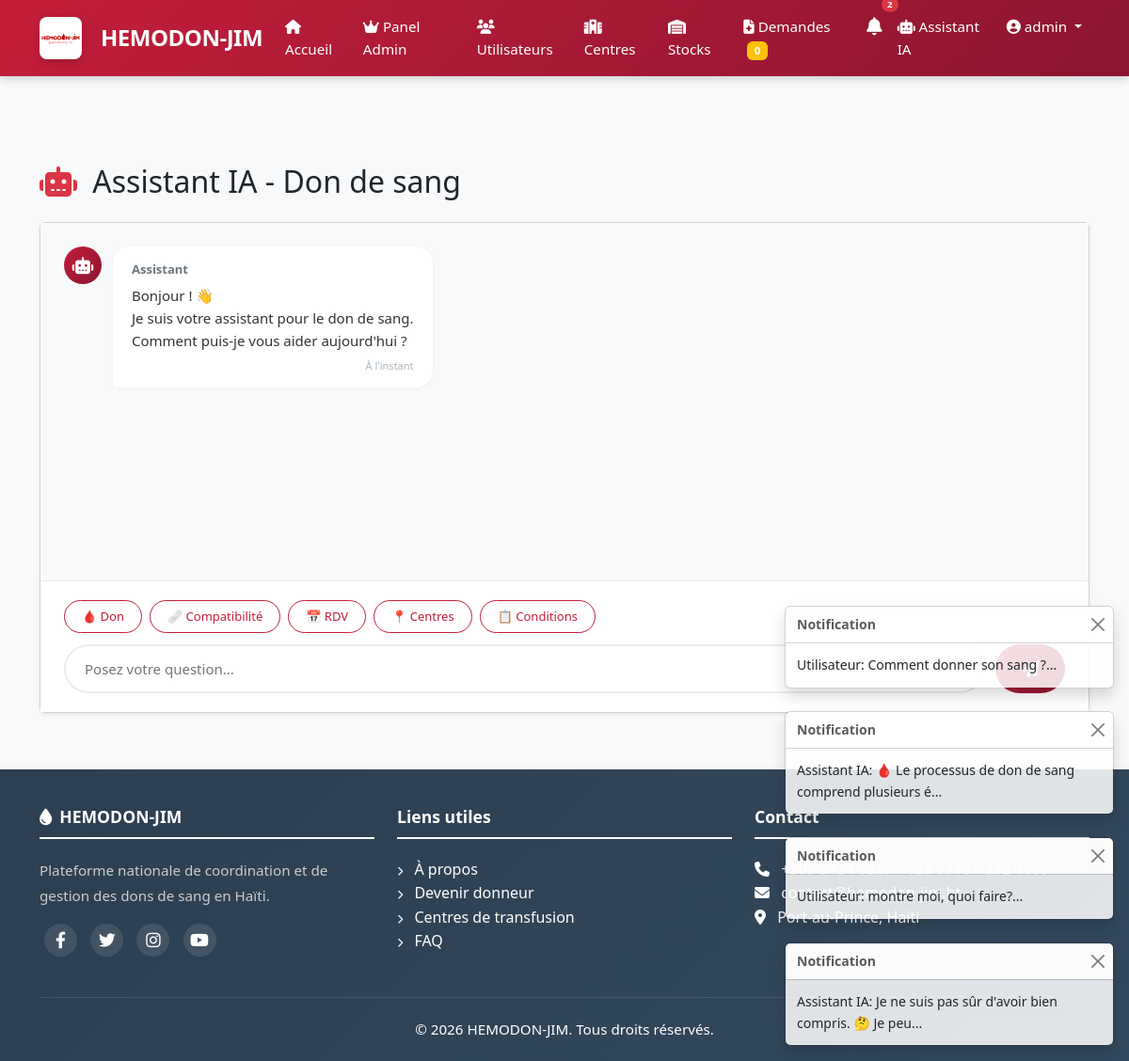
Screenshot of /chatbot/ (signed in) with the database file from the repository.
### apps/authentification/models.py (models this page shows, shortened)
class User(AbstractUser):
    GROUPE_CHOICES = [
        ('donneur', 'Donneur'),
        ('hospitalier', 'Personnel Hospitalier'),
        ('admin', 'Administrateur'),
        ('pnts', 'PNTS'),
    ]
    GROUPE_SANGUIN_CHOICES = [
        ('A+', 'A+'), ('A-', 'A-'),
        ('B+', 'B+'), ('B-', 'B-'),
        ('AB+', 'AB+'), ('AB-', 'AB-'),
        ('O+', 'O+'), ('O-', 'O-'),
    ]
    groupe = models.CharField(max_length=20, choices=GROUPE_CHOICES, default='donneur')
    telephone = models.CharField(max_length=20, unique=True)
    adresse = models.TextField(blank=True, null=True)
    commune = models.CharField(max_length=100, blank=True, null=True)
    departement = models.CharField(max_length=100, blank=True, null=True)
    date_naissance = models.DateField(null=True, blank=True)
    groupe_sanguin = models.CharField(max_length=3, choices=GROUPE_SANGUIN_CHOICES, blank=True, null=True)
    est_eligible = models.BooleanField(default=True)
    photo = models.ImageField(upload_to='photos/', blank=True, null=True)
    created_at = models.DateTimeField(auto_now_add=True)
    updated_at = models.DateTimeField(auto_now=True)
    class Meta:
        db_table = 'users'
        verbose_name = 'Utilisateur'
        verbose_name_plural = 'Utilisateurs'

### apps/chatbot/models.py (models this page shows)
class Message(models.Model):
    SENDER_CHOICES = [
        ('user', 'Utilisateur'),
        ('bot', 'Assistant IA'),
        ('system', 'Système'),
    ]
    conversation = models.ForeignKey(Conversation, on_delete=models.CASCADE, related_name='messages')
    sender = models.CharField(max_length=10, choices=SENDER_CHOICES)
    content = models.TextField()
    created_at = models.DateTimeField(auto_now_add=True)
    class Meta:
        ordering = ['created_at']
    def __str__(self):
        return f"{self.get_sender_display()}: {self.content[:50]}..."

### apps/chatbot/views.py (the view)
# urls.py: path('', views.chatbot_view, name='chatbot'),
@login_required
def chatbot_view(request):
    conversations = Conversation.objects.filter(user=request.user, is_active=True)
    active_conversation = conversations.first()
    if not active_conversation:
        active_conversation = Conversation.objects.create(
            user=request.user,
            title="Nouvelle conversation"
        )
    context = {
        'conversations': conversations,
        'active_conversation': active_conversation,
        'messages': active_conversation.messages.all(),
    }
    return render(request, 'chatbot/chatbot.html', context)

### apps/authentification/context_processors.py (called while the page is built)
def user_notifications_count(request):
    count = 0
    if request.user.is_authenticated:
        count = Notification.objects.filter(
            models.Q(pour_tous=True) | models.Q(utilisateurs=request.user),
            est_lue=False
        ).distinct().count()
        print(f"Notifications non lues pour {request.user.username}: {count}")
    return {'user_notifications_count': count}

### apps/chatbot/templates/chatbot/chatbot.html (shortened to what this page needs)
{% extends 'base.html' %}
{% load static %}
{% block content %}
<div class="container mt-4">
    <div class="row">
        <div class="col-12">
            <h2 class="mb-4">
                <i class="fas fa-robot text-danger me-2"></i>
                Assistant IA - Don de sang
            </h2>
            <div class="card shadow-sm">
                <div class="card-body p-0">
                    <div class="chat-full-container">
                        <div class="chat-full-messages" id="chatFullMessages">
                            <div class="message bot">
                                <div class="message-avatar">
                                    <i class="fas fa-robot"></i>
                                </div>
                                <div class="message-content">
                                    <div class="message-sender">Assistant</div>
                                    <div class="message-text">
                                        Bonjour ! 👋<br>
                                        Je suis votre assistant pour le don de sang.<br>
                                        Comment puis-je vous aider aujourd'hui ?
                                    </div>
                                    <div class="message-time">À l'instant</div>
                                </div>
                            </div>
                        </div>
                        <div class="chat-full-input">
                            <div class="quick-replies-full">
                                <button class="quick-reply-btn" onclick="sendFullMessage('Comment donner son sang ?')">
                                    🩸 Don
                                </button>
                                <button class="quick-reply-btn" onclick="sendFullMessage('Groupe sanguin compatible')">
                                    🩹 Compatibilité
                                </button>
                                <button class="quick-reply-btn" onclick="sendFullMessage('Prendre rendez-vous')">
                                    📅 RDV
                                </button>
                                <button class="quick-reply-btn" onclick="sendFullMessage('Où donner ?')">
                                    📍 Centres
                                </button>
                                <button class="quick-reply-btn" onclick="sendFullMessage('Conditions pour donner')">
                                    📋 Conditions
                                </button>
                            </div>
                            <form id="chatFullForm" onsubmit="sendFullMessageForm(event)">
                                <div class="chat-input-group">
                                    <input type="text" id="chatFullInput" placeholder="Posez votre question..." required>
                                    <button type="submit" id="chatFullSendBtn">
                                        <i class="fas fa-paper-plane"></i>
                                    </button>
                                </div>
                            </form>
                        </div>
                    </div>
                </div>
            </div>
        </div>
    </div>
</div>
{% endblock %}

### templates/base.html (shortened to what this page needs)
{% load static %}
<!DOCTYPE html>
<html lang="fr">
<head>
    <link href="https://cdn.jsdelivr.net/npm/bootstrap@5.3.0/dist/css/bootstrap.min.css" rel="stylesheet">
    <link rel="stylesheet" href="https://cdnjs.cloudflare.com/ajax/libs/font-awesome/6.4.0/css/all.min.css">
    <link rel="stylesheet" href="{% static 'css/style.css' %}">
</head>
<body>
    {% include 'partials/header.html' %}
    <main>
        {% block content %}
        {% endblock %}
    </main>
    {% include 'partials/footer.html' %}
    <div class="toast-container position-fixed bottom-0 end-0 p-3">
        {% if messages %}
            {% for message in messages %}
                <div class="toast show" role="alert" aria-live="assertive" aria-atomic="true">
                    <div class="toast-header">
                        <strong class="me-auto">Notification</strong>
                        <button type="button" class="btn-close" data-bs-dismiss="toast" aria-label="Close"></button>
                    </div>
                    <div class="toast-body {{ message.tags }}">
                        {{ message }}
                    </div>
                </div>
            {% endfor %}
        {% endif %}
    </div>
</body>
</html>

### templates/partials/header.html (shortened to what this page needs)
{% load static %}
<nav class="navbar navbar-expand-lg navbar-custom fixed-top">
    <div class="container">
        <a class="navbar-brand" href="{% url 'home' %}">
            <img src="{% static 'images/logo/logo1.jpg' %}" alt="HEMODON-JIM" height="40" class="me-2" style="border-radius: 8px;">
            <span>HEMODON-JIM</span>
        </a>
        <div class="collapse navbar-collapse" id="navbarNav">
            <ul class="navbar-nav ms-auto">
                <li class="nav-item">
                    <a class="nav-link {% if request.path == '/' %}active{% endif %}" href="{% url 'home' %}">
                        <i class="fas fa-home"></i> Accueil
                    </a>
                </li>
                {% if user.is_authenticated %}
                    {% if user.is_superuser or user.groupe == 'admin' or user.groupe == 'pnts' %}
                        <li class="nav-item">
                            <a class="nav-link {% if 'admin-panel' in request.path %}active{% endif %}" href="{% url 'app_admin:dashboard' %}">
                                <i class="fas fa-crown"></i> Panel Admin
                            </a>
                        </li>
                        <li class="nav-item">
                            <a class="nav-link" href="{% url 'app_admin:users' %}">
                                <i class="fas fa-users"></i> Utilisateurs
                            </a>
                        </li>
                        <li class="nav-item">
                            <a class="nav-link" href="{% url 'app_admin:centres' %}">
                                <i class="fas fa-hospital"></i> Centres
                            </a>
                        </li>
                        <li class="nav-item">
                            <a class="nav-link {% if 'stocks' in request.path %}active{% endif %}" href="{% url 'stocks:list' %}">
                                <i class="fas fa-warehouse"></i> Stocks
                            </a>
                        </li>
                        <li class="nav-item">
                            <a class="nav-link {% if 'demandes' in request.path %}active{% endif %}" href="{% url 'demandes:toutes' %}">
                                <i class="fas fa-file-medical"></i> Demandes
                                <span class="badge bg-warning ms-1">{{ demandes_urgentes|default:0 }}</span>
                            </a>
                        </li>
                    {% endif %}
                    <li class="nav-item">
                        <a class="nav-link position-relative" href="{% url 'notifications:list' %}">
                            {% if user_notifications_count > 0 %}
                            <span class="position-absolute top-0 start-100 translate-middle badge rounded-pill bg-danger" style="font-size: 0.6rem; margin-top: -3px;">
                                {{ user_notifications_count }}
                            </span>
                            {% endif %}
                        </a>
                    </li>
                    <li class="nav-item">
                        <a class="nav-link" href="{% url 'chatbot:chatbot' %}">
                            <i class="fas fa-robot"></i> Assistant IA
                        </a>
                    </li>
                    <li class="nav-item dropdown">
                        <a class="nav-link dropdown-toggle" href="#" id="userDropdown" role="button" data-bs-toggle="dropdown">
                            <i class="fas fa-user-circle"></i> {{ user.username }}
                        </a>
                    </li>
                {% endif %}
            </ul>
        </div>
    </div>
</nav>

### static/css/style.css (style rules this page uses)
:root { --red-primary: #C41E3A; --red-dark: #8B1530; --red-light: #E53935; --red-very-light: #FFEBEE; --red-gradient: linear-gradient(135deg, #C41E3A 0%, #8B1530 100%); --white: #FFFFFF; --gray-100: #F8F9FA; --gray-200: #E9ECEF; --gray-300: #DEE2E6; --gray-600: #6C757D; --gray-900: #212529; --shadow-sm: 0 2px 10px rgba(0,0,0,0.08); --shadow-md: 0 4px 20px rgba(196,30,58,0.15); --shadow-lg: 0 8px 40px rgba(196,30,58,0.2); --navbar-height: 70px; }
* { margin: 0; padding: 0; box-sizing: border-box; }
html { scroll-behavior: smooth; }
body { font-family: 'Segoe UI', Tahoma, Geneva, Verdana, sans-serif; background: var(--gray-100); color: var(--gray-900); padding-top: var(--navbar-height); line-height: 1.6; }
a { color: var(--red-primary); text-decoration: none; transition: all 0.3s ease; }
.navbar-custom { background: var(--red-gradient) !important; box-shadow: var(--shadow-md); padding: 8px 0; transition: all 0.3s ease; min-height: var(--navbar-height); }
.navbar-custom .navbar-brand { display: flex; align-items: center; gap: 12px; color: white !important; font-weight: 800; font-size: 1.6rem; letter-spacing: -0.5px; }
.navbar-custom .navbar-brand img { height: 45px; width: auto; border-radius: 8px; transition: transform 0.3s ease; box-shadow: 0 2px 8px rgba(0,0,0,0.2); }
.navbar-custom .nav-link { color: rgba(255, 255, 255, 0.9) !important; font-weight: 500; padding: 8px 18px; border-radius: 50px; transition: all 0.3s ease; font-size: 0.95rem; }

### templates/base.html (style rules this page uses)
body { font-family: 'Segoe UI', Tahoma, Geneva, Verdana, sans-serif; background-color: #f8f9fa; margin-top: 80px; min-height: 100vh; display: flex; flex-direction: column; }
main { flex: 1; }
.navbar-custom { background: linear-gradient(135deg, #c0392b, #e74c3c); box-shadow: 0 2px 10px rgba(0,0,0,0.2); }
.navbar-custom .navbar-brand { font-weight: bold; color: white !important; font-size: 1.5rem; }
.navbar-custom .nav-link { color: white !important; font-weight: 500; transition: all 0.3s; }

### apps/chatbot/templates/chatbot/chatbot.html (style rules this page uses)
.chat-full-container { height: 65vh; display: flex; flex-direction: column; }
.chat-full-messages { flex: 1; padding: 25px; overflow-y: auto; background: #f8f9fa; display: flex; flex-direction: column; gap: 12px; }
.chat-full-messages .message { display: flex; gap: 12px; animation: fadeInMessage 0.3s ease; }
.chat-full-messages .message-avatar { width: 40px; height: 40px; border-radius: 50%; background: linear-gradient(135deg, #C41E3A, #8B1530); color: white; display: flex; align-items: center; justify-content: center; font-size: 18px; flex-shrink: 0; }
.chat-full-messages .message-content { max-width: 70%; padding: 14px 20px; border-radius: 18px; font-size: 15px; line-height: 1.6; box-shadow: 0 1px 4px rgba(0,0,0,0.05); }
.chat-full-messages .message.bot .message-content { background: white; color: #333; border-bottom-left-radius: 4px; }
.chat-full-messages .message-sender { font-size: 13px; font-weight: 600; margin-bottom: 5px; color: #6c757d; }
.chat-full-messages .message-text { word-wrap: break-word; }
.chat-full-messages .message-time { font-size: 11px; color: #adb5bd; margin-top: 6px; text-align: right; }
.chat-full-input { padding: 20px 25px; border-top: 1px solid #e9ecef; background: white; }
.quick-replies-full { display: flex; gap: 8px; margin-bottom: 12px; flex-wrap: wrap; }
.quick-replies-full .quick-reply-btn { padding: 6px 18px; border-radius: 20px; border: 1.5px solid #C41E3A; background: white; color: #C41E3A; cursor: pointer; font-size: 13px; font-weight: 500; transition: all 0.3s; }
.chat-full-input .chat-input-group { display: flex; gap: 12px; align-items: center; }
.chat-full-input .chat-input-group input { flex: 1; padding: 12px 20px; border: 2px solid #e9ecef; border-radius: 30px; font-size: 15px; outline: none; transition: border-color 0.3s; }
.chat-full-input .chat-input-group button { padding: 12px 28px; border-radius: 30px; border: none; background: linear-gradient(135deg, #C41E3A, #8B1530); color: white; cursor: pointer; font-size: 18px; transition: all 0.3s; }

### rows the page displays
User: username "admin"
Message: sender+content "Utilisateur: Comment donner son sang ?..."
Message: sender+content "Assistant IA: 🩸 Le processus de don de sang comprend plusieurs é..."
Message: sender+content "Utilisateur: montre moi, quoi faire?..."
Message: sender+content "Assistant IA: Je ne suis pas sûr d'avoir bien compris. 🤔 Je peu..."

### other values shown
{{ demandes_urgentes|default:0 }} "0"
{{ user_notifications_count }} "2"
